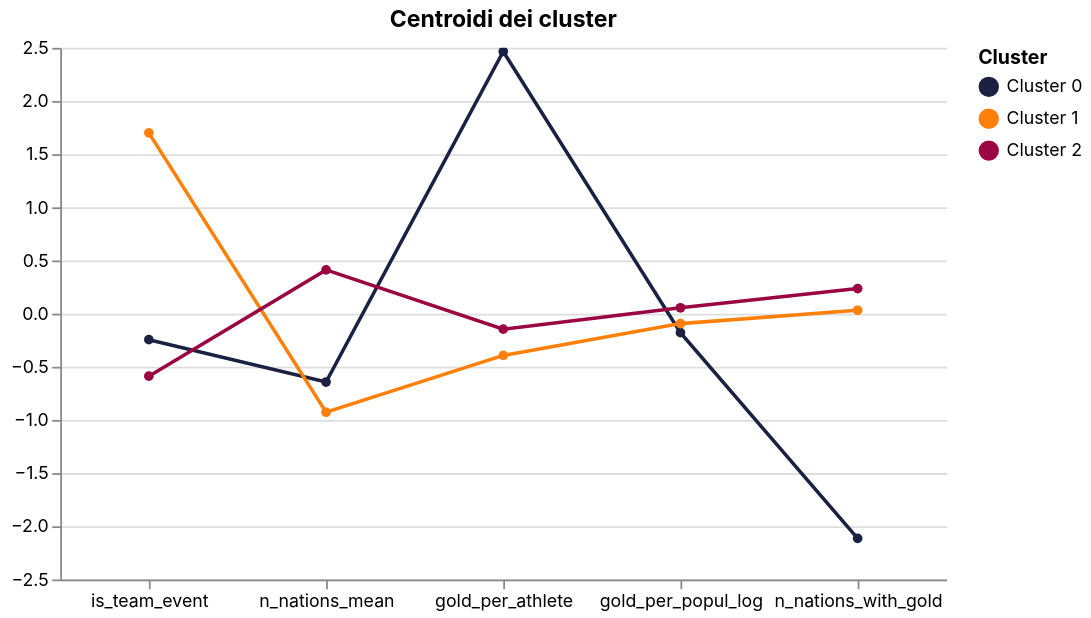

Vega-Lite specification for this chart:
### Vega-Lite specification from a JSON file in a GitHub repository (floating-point values rounded to 4 significant figures)
{"$schema": "https://vega.github.io/schema/vega-lite/v5.20.1.json", "config": {"axis": {"labelFont": "Inter", "titleFont": "Inter"}, "background": "transparent", "header": {"labelFont": "Inter", "titleFont": "Inter"}, "legend": {"labelFont": "Inter", "titleFont": "Inter"}, "range": {"category": ["#1b2140", "#ff8009", "#9a0641", "#ffe34a", "#e7b6af", "#0088b0", "#e03830"], "heatmap": ["#e7b6af", "#1b2140"], "ramp": ["#e7b6af", "#1b2140"]}, "text": {"font": "Inter"}, "title": {"font": "Inter"}, "view": {"stroke": "transparent"}}, "data": {"name": "data-620eb04006e841d98e3b2d83c0942efa"}, "datasets": {"data-620eb04006e841d98e3b2d83c0942efa": [{"cluster": "Cluster 0", "feature": "is_team_event", "valore": -0.2447}, {"cluster": "Cluster 1", "feature": "is_team_event", "valore": 1.701}, {"cluster": "Cluster 2", "feature": "is_team_event", "valore": -0.588}, {"cluster": "Cluster 0", "feature": "n_nations_mean", "valore": -0.6432}, {"cluster": "Cluster 1", "feature": "n_nations_mean", "valore": -0.9274}, {"cluster": "Cluster 2", "feature": "n_nations_mean", "valore": 0.4115}, {"cluster": "Cluster 0", "feature": "gold_per_athlete", "valore": 2.466}, {"cluster": "Cluster 1", "feature": "gold_per_athlete", "valore": -0.3928}, {"cluster": "Cluster 2", "feature": "gold_per_athlete", "valore": -0.146}, {"cluster": "Cluster 0", "feature": "gold_per_popul_log", "valore": -0.179}, {"cluster": "Cluster 1", "feature": "gold_per_popul_log", "valore": -0.09386}, {"cluster": "Cluster 2", "feature": "gold_per_popul_log", "valore": 0.05497}, {"cluster": "Cluster 0", "feature": "n_nations_with_gold", "valore": -2.113}, {"cluster": "Cluster 1", "feature": "n_nations_with_gold", "valore": 0.03159}, {"cluster": "Cluster 2", "feature": "n_nations_with_gold", "valore": 0.2357}]}, "encoding": {"color": {"field": "cluster", "title": "Cluster", "type": "nominal"}, "tooltip": [{"field": "cluster", "type": "nominal"}, {"field": "feature", "type": "nominal"}, {"field": "valore", "type": "quantitative"}], "x": {"axis": {"labelAngle": 0}, "field": "feature", "sort": ["is_team_event", "n_nations_mean", "gold_per_athlete", "gold_per_popul_log", "n_nations_with_gold"], "title": null, "type": "nominal"}, "y": {"field": "valore", "title": null, "type": "quantitative"}}, "height": 300, "mark": {"point": true, "type": "line"}, "params": [{"bind": "scales", "name": "param_1", "select": {"encodings": ["x", "y"], "type": "interval"}}], "title": "Centroidi dei cluster", "width": 500}
